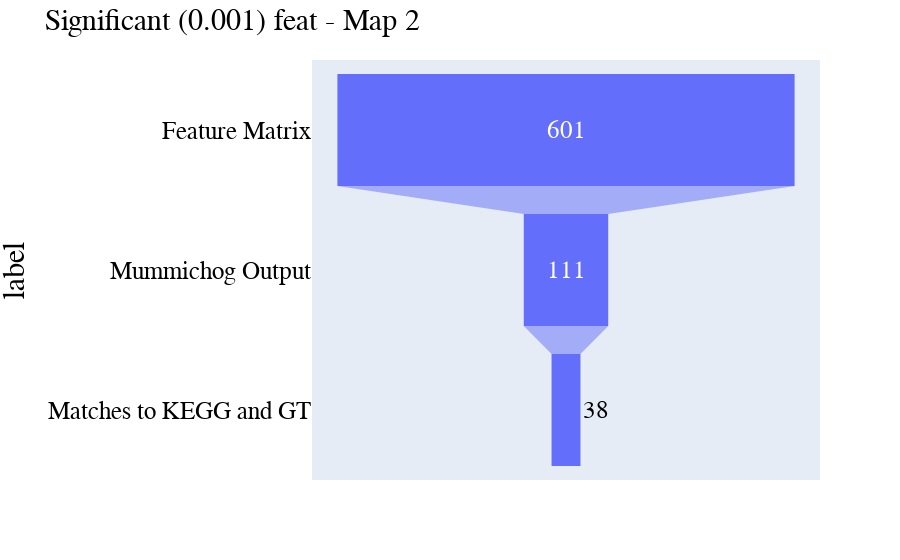

Notebook cell for this chart:
### Code cell
cut_off_p=0.001
track = "feat" #"feat" or "eid"
map2(
    mummichog_input_pt="/Users/pranathipoojary/Projects/mummichog_proj/untargeted_pa/mummichog/input_data/mummichog_input_ttest_rsd_1.csv",
    mummichog_output_pt="/Users/pranathipoojary/Projects/mummichog_proj/untargeted_pa/mummichog/runs/trans_omic_covid_data.rsd_1_default_p/tables/userInput_to_EmpiricalCompounds.tsv",
    sig_matches_pt=f"/Users/pranathipoojary/Projects/mummichog_proj/untargeted_pa/mummichog/runs/trans_omic_covid_data.rsd_1_default_p/analysis/sig_matches_rsd_1_default_p_KEGG_v2_dups_{str(cut_off_p).replace('.', '_')}.csv",
    cut_off_p=cut_off_p,
    funnel_plot=True,
    track=track,
    title=f"Significant ({str(cut_off_p)}) {track} - Map 2",
    save_path=f"/Users/pranathipoojary/Projects/mummichog_proj/Figures/report/funnel_{str(cut_off_p).replace('.', '_')}_{track}_map2.png"
    
    )

### Figure 1 — Plotly figure (JSON) as saved in the notebook; plotly's stock layout.template omitted (floating-point values rounded to 4 significant figures)
{"data": [{"hovertemplate": "count=%{x}<br>label=%{y}<extra></extra>", "legendgroup": "", "marker": {"color": "#636efa"}, "name": "", "orientation": "h", "showlegend": false, "type": "funnel", "x": [601, 111, 38], "xaxis": "x", "y": ["Feature Matrix", "Mummichog Output", "Matches to KEGG and GT"], "yaxis": "y"}], "layout": {"font": {"color": "black", "family": "Arial, sans-serif", "size": 25}, "legend": {"tracegroupgap": 0}, "margin": {"t": 60}, "title": {"font": {"size": 30}, "text": "Significant (0.001) feat - Map 2"}, "xaxis": {"anchor": "y", "domain": [0, 1], "title": {"text": "count"}}, "yaxis": {"anchor": "x", "domain": [0, 1], "title": {"text": "label"}}}}
